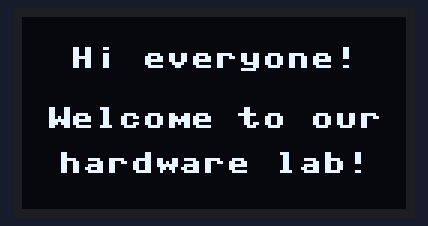
Bench run of a program on a simulated ESP32 board running MicroPython. Shown: 128×64 one-colour display. Library files of the repository ran but are not shown: ssd1306.py; what the program prints to the serial console is not drawn. At 0.1 s the program stops and its outputs stay as they are.

Above: at 0.1 s.

The program:

main.py
```python
from machine import Pin, I2C
import ssd1306
import time

# SETUP THE I2C COMMUNICATION BUS
# For ESP32-S3, use SCL=Pin(9) and SDA=Pin(8)
i2c_bus = I2C(0, scl=Pin(9), sda=Pin(8))

# INITIALIZE THE OLED DISPLAY (128 pixels wide by 64 pixels high)
oled_width = 128
oled_height = 64
screen = ssd1306.SSD1306_I2C(oled_width, oled_height, i2c_bus)

print("OLED GRAPHICS ENGINE ONLINE")

# CLEAR THE BUFFER
# 0 turns all pixels OFF (black), 1 turns all pixels ON (white)
screen.fill(0)

# WRITE TEXT TO THE MEMORY BUFFER
# Format: screen.text("String", X_coordinate, Y_coordinate)
# Y=0 is the top line, Y=64 is the very bottom of the screen
screen.text("Hi everyone!", 16, 10)
screen.text("Welcome to our", 8, 30)
screen.text("hardware lab!", 12, 45)

# PUSH TO THE PHYSICAL SCREEN
# Nothing appears on the glass until you call .show()!
screen.show()
print(" -> Display successfully updated!")

####

# Dedicated to God the Father
# All Rights Reserved Christopher Andrew Topalian Copyright 2000-2026
# https://github.com/ChristopherAndrewTopalian
# https://github.com/ChristopherTopalian
# https://sites.google.com/view/CollegeOfScripting
```
